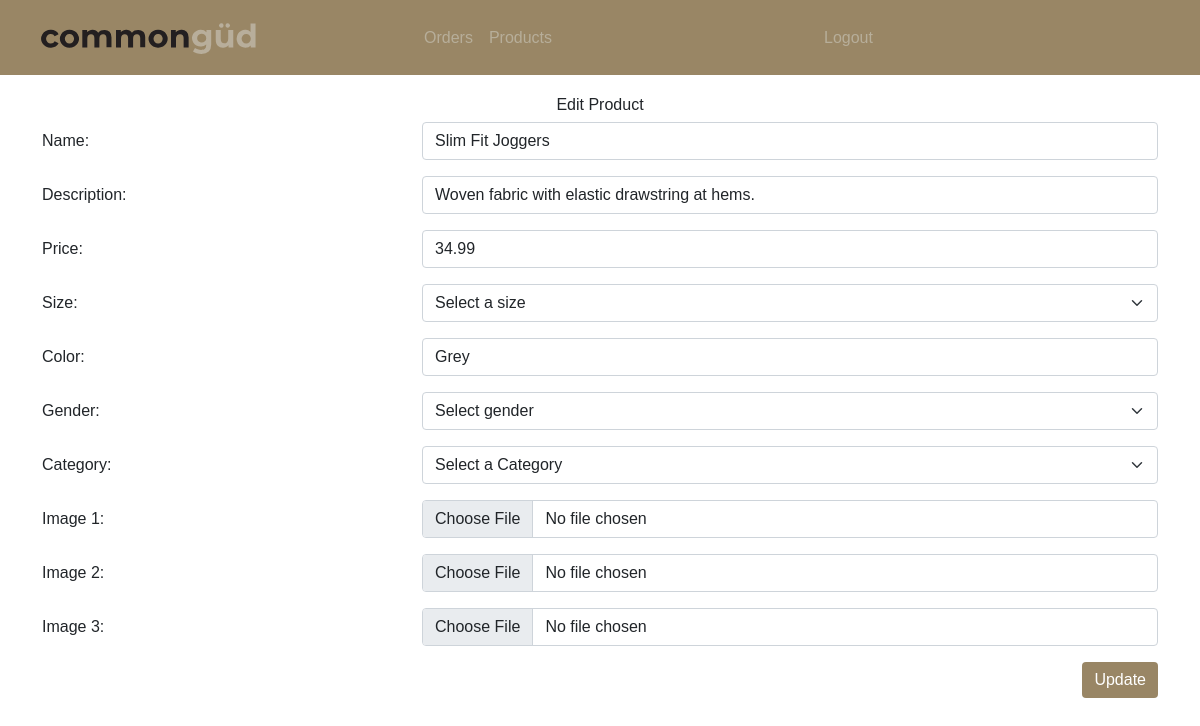
The app's page /edit/4 with its own data.
### gud_app/models.py (models this page shows)
class Product(models.Model):
    name = models.CharField(max_length=45)
    description = models.CharField(max_length=45)
    price = models.DecimalField(max_digits=5, decimal_places=2)
    product_category = models.ForeignKey(Category,related_name="products", on_delete= models.CASCADE)
    user = models.ForeignKey(User, related_name="products_from_user", on_delete= models.CASCADE)
    product_order = models.ManyToManyField(Order, related_name="products_order")
    size = models.CharField(max_length=45)
    color = models.CharField(max_length=45)
    gender = models.CharField(max_length=45)
    created_at = models.DateTimeField(auto_now_add=True)
    updated_at = models.DateTimeField(auto_now=True)

### gud_app/views.py (the view)
# urls.py: path('edit/<int:product_id>', views.edit_product_template),
def edit_product_template(request,product_id):
    product = Product.objects.get(id=product_id)
    all_categories = Category.objects.all()
    context = {
        'product': product,
        'category': all_categories,
    }
    return render(request,'dashboard_edit_product.html', context)

### gud_app/templates/dashboard_edit_product.html (shortened to what this page needs)
<!DOCTYPE html>
<html lang="en">
<head>
    <link rel="stylesheet" href="https://stackpath.bootstrapcdn.com/font-awesome/4.7.0/css/font-awesome.min.css"
>
    <link href="https://cdn.jsdelivr.net/npm/bootstrap@5.0.0-beta1/dist/css/bootstrap.min.css" rel="stylesheet"
>
    {% load static %}
    <link rel="stylesheet" href="{% static 'css/style.css' %}">
</head>
<body>
    <nav class="navbar navbar-expand-lg" style="background-color: #998665;">
        <div class="container-fluid d-flex justify-content-center">
            <div class="container">
                <a class="navbar-brand" href="/us">
                    <img src="{% static 'images/logo.svg' %}" alt="logo" width="250" height="100">
                </a>
            </div>
            <div class="container-sm">
                <ul class="navbar-nav me-auto mb-2 mb-lg-0">
                    <li class="nav-item">
                        <a class="nav-link active" aria-current="page" href="orders">Orders</a>
                    </li>
                    <li class="nav-item">
                        <a class="nav-link" href="products">Products</a>
                    </li>
                </ul>
            </div>
            <div class="container-sm">
                        <a class="nav-link active" aria-current="page" href="/logout">Logout</a>
            </div>
        </div>
    </nav>
    <div class="position-relative">
        <div class="dashboardProduct container-sm">
            <h6 class="text-center">Edit Product</h6>
            <form action='/update' method='post' enctype="multipart/form-data">
                <div class="row mb-3">
                    <label for="name" class="col-sm-4 col-form-label">Name:</label>
                    <div class="col-sm-8">
                        <input name="name" type="text" class="form-control" value="{{product.name}}">
                    </div>
                </div>
                <div class="row mb-3">
                    <label for="description" class="col-sm-4 col-form-label">Description:</label>
                    <div class="col-sm-8">
                        <input name="description" type="text" class="form-control" value="{{product.description}}">
                    </div>
                </div>
                <div class="row mb-3">
                    <label for="price" class="col-sm-4 col-form-label">Price:</label>
                    <div class="col-sm-8">
                        <input name="price" type="text" class="form-control" value="{{product.price}}">
                    </div>
                </div>
                <div class="row mb-3">
                    <label  class="col-sm-4 col-form-label">Size:</label>
                    <div class="col-sm-8">
                        <select class="form-select" name="size" aria-label="Default select example">
                            <option selected>Select a size</option>
                        </select>
                    </div>
                </div>
                <div class="row mb-3">
                    <label class="col-sm-4 col-form-label">Color:</label>
                    <div class="col-sm-8">
                        <input name="color" type="text" class="form-control" value="{{product.color}}">
                    </div>
                </div>
                <div class="row mb-3">
                    <label  class="col-sm-4 col-form-label">Gender:</label>
                    <div class="col-sm-8">
                        <select class="form-select" name="gender" aria-label="Default select example">
                            <option selected>Select gender</option>
                        </select>
                    </div>
                </div>
                <div class="row mb-3">
                    <label for="product_category" class="col-sm-4 col-form-label">Category:</label>
                    <div class="col-sm-8">
                            <select class="form-select" name="category" aria-label="Default select example">
                                <option selected>Select a Category</option>
                            </select>
                    </div>
                </div>
                <div class="row mb-3">
                    <label for="image" class="col-sm-4 col-form-label">Image  1:</label>
                    <div class="col-sm-8">
                        <input type="file" name="image_1" class="form-control" id="customFile" value="{{product.image}}"/>
                    </div>
                </div>
                <div class="row mb-3">
                    <label for="image" class="col-sm-4 col-form-label">Image 2:</label>
                    <div class="col-sm-8">
                        <input type="file" name="image2" class="form-control" id="customFile" value="{{product.image}}"/>
                    </div>
                </div>
                <div class="row mb-3">
                    <label for="image" class="col-sm-4 col-form-label">Image 3:</label>
                    <div class="col-sm-8">
                        <input type="file" name="image3" class="form-control" id="customFile" value="{{product.image}}"/>
                    </div>
                </div>
                <div class="mb-3 d-grid gap-2 d-md-flex justify-content-md-end">
                    <button type="submit" class="btn btn-primary centered">Update</button>
                </div>
            </form>
        </div>
    </div>
</body>
</html>

### gud_app/static/css/style.css (style rules this page uses)
body { font-family: Montserrat, Helvetica, sans-serif; width:100%; }
.navbar { height: 75px; }
a { color: black; }
a:link { color: #b7ae9a; }
.btn { background-color: #b7ae9a; color: white; }
.btn { background-color: #998665; color: white; border: none; }
.dashboardProduct { margin-top: 20px; }

### records on screen
Product: name "Slim Fit Joggers", description "Woven fabric with elastic drawstring at hems.", price "34.99", color "Grey"
